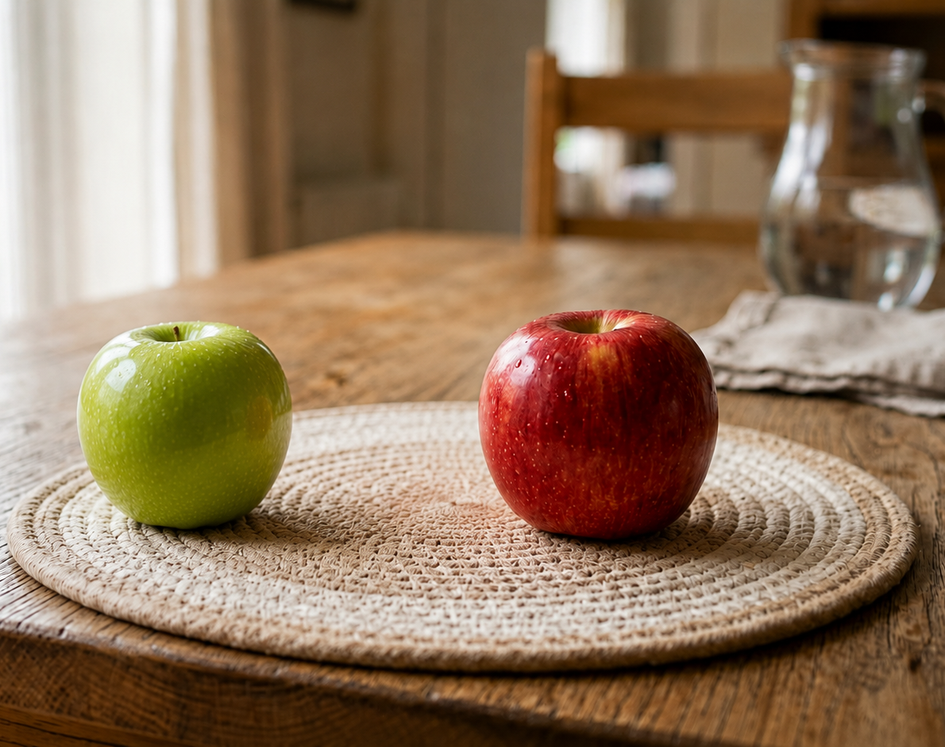
#> input picture src/images/two_apples1.png, 945 x 747 px, shrunk from 1190 x 941 before the run
$ python todo08_iou.py
#> lines starting #> are read from the running program, lines starting #| are printed output that depends on the picture; after the words box and inside, x2 and y2 are one past the last pixel; in counts of white or black regions, pixels touching at a corner belong together
"""Day06 과제 #3 — 두 Bounding Box의 IoU (Intersection over Union) 계산

출처: 04_DL-Object-Detection.ipynb (B. Intersection over Union (IoU))
    셀 [23]          draw_bbox()
    셀 [30]          TODO: (x, y, w, h) → (x1, y1, x2, y2) 변환 함수, IoU 계산 함수
    셀 [33]          get_contour(): Color Segmentation으로 빨간/초록 사과 Contour 추출
    셀 [34]~[40]     사과 이미지 3장에서 BBox를 그리고 IoU 계산
    셀 [42]          IoU 비교 출력

결과 그림은 화면에 띄우지 않고 results/08_iou_comparison.png로 저장한다.
"""

from pathlib import Path

import cv2
import matplotlib.pyplot as plt
import numpy as np

plt.switch_backend("Agg")  # 창을 띄우지 않고 파일로만 저장

REPO_ROOT = Path(__file__).resolve().parent.parent
IMAGE_DIR = REPO_ROOT / "src" / "images"
RESULTS_DIR = Path(__file__).resolve().parent / "results"

IMAGE_NAMES = ["two_apples1.png", "two_apples2.png", "two_apples3.png"]

RED_COLOR = (255, 0, 0)    # RGB
GREEN_COLOR = (0, 255, 0)  # RGB


# 셀 [30]
# TODO: 1) BBox 좌표를 (x,y,w,h)에서 (x1,y1,x2,y2)로 변환하는 함수 정의
# TODO: 2) IoU 계산 함수 정의
def convert_bbox_coord(bbox):
    """(x, y, w, h) 형식의 BBox를 (x1, y1, x2, y2) 형식으로 변환한다."""
    x, y, w, h = bbox

    # 우측 하단 좌표 = 좌측 상단 좌표 + 크기
    return x, y, x + w, y + h


def calculate_iou(bbox_a, bbox_b):
    """(x1, y1, x2, y2) 형식의 두 BBox의 IoU(교집합 넓이 / 합집합 넓이)를 반환한다."""
#> in detect_apples_iou, apples is the input picture: shape (747, 945, 3); mean B, G, R 93, 118.2, 144.5
    xa_1, ya_1, xa_2, ya_2 = bbox_a
    xb_1, yb_1, xb_2, yb_2 = bbox_b

    # 교집합 박스: 좌측 상단은 두 박스 중 더 안쪽(큰 값), 우측 하단도 더 안쪽(작은 값)
    intersection_x1 = max(xa_1, xb_1)
    intersection_y1 = max(ya_1, yb_1)
    intersection_x2 = min(xa_2, xb_2)
    intersection_y2 = min(ya_2, yb_2)

    # 겹치지 않으면 x2 - x1이 음수가 되므로 0으로 처리
    intersection_w = max(0, intersection_x2 - intersection_x1)
    intersection_h = max(0, intersection_y2 - intersection_y1)

    area_a = (xa_2 - xa_1) * (ya_2 - ya_1)
    area_b = (xb_2 - xb_1) * (yb_2 - yb_1)

    intersection_area = intersection_w * intersection_h
    # 두 넓이를 더하면 겹친 부분이 두 번 들어가므로 한 번 뺌
    union_area = area_a + area_b - intersection_area

    # TODO: ZeroDivisionError 주의
    # 두 박스 모두 넓이가 0이면 합집합도 0 → 겹친 것이 없으므로 0을 반환
    if union_area == 0:
        return 0.0

    return intersection_area / union_area


# 셀 [23]
def draw_bbox(img, coord1, coord2, color, thickness=3, txt=""):
    _, txt_h = cv2.getTextSize(txt, cv2.FONT_HERSHEY_SIMPLEX, 0.8, 2)[0]
    cv2.rectangle(img, coord1, coord2, color, thickness)
    cv2.putText(img, txt, (coord1[0], coord1[1] - txt_h + 15), cv2.FONT_HERSHEY_SIMPLEX, 0.8, color, 2)


# 셀 [33]
def get_contour(img_bgr):
    red_lower1 = np.array([0, 100, 50])
    red_upper1 = np.array([10, 255, 255])
    red_lower2 = np.array([170, 100, 50])
    red_upper2 = np.array([180, 255, 255])
    green_lower = np.array([25, 10, 30])
    green_upper = np.array([100, 255, 255])

    img_blr = cv2.GaussianBlur(img_bgr, (7, 7), 0)
    blr_hsv = cv2.cvtColor(img_blr, cv2.COLOR_BGR2HSV)
#> blr_hsv: shape (747, 945, 3); mean H, S, V 17.1, 117.6, 144.7

    red_mask1 = cv2.inRange(blr_hsv, red_lower1, red_upper1)
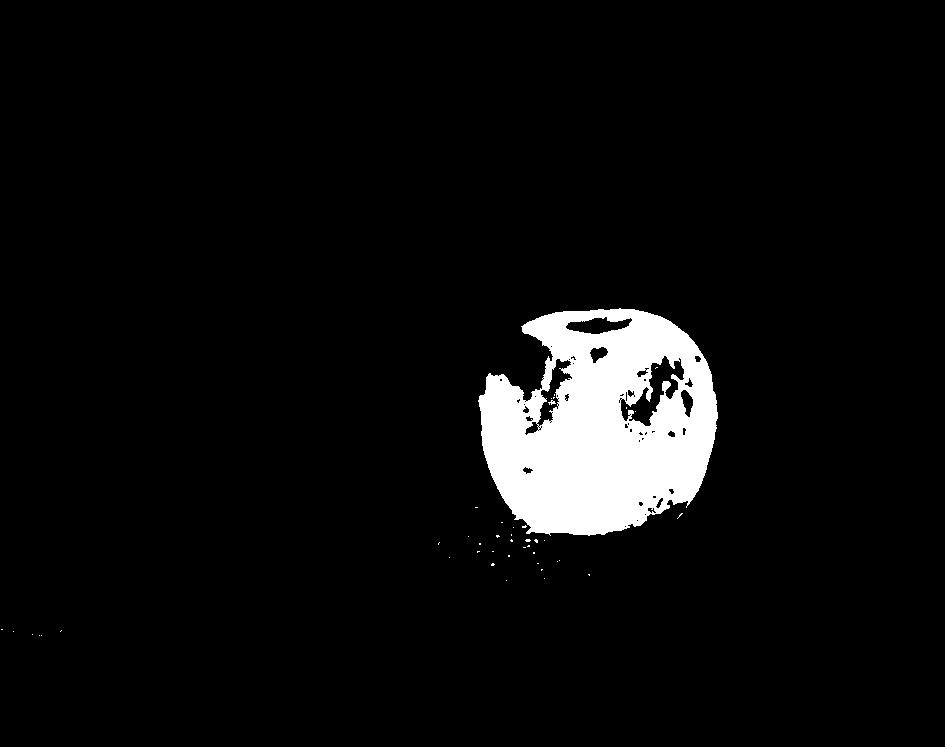
#> red_mask1: shape (747, 945); 5.4% white; 43 white regions (41 under 20 px), largest, box (x1, y1, x2, y2) and area: (478, 308, 718, 536) 37723, (548, 400, 556, 405) 20
    red_mask2 = cv2.inRange(blr_hsv, red_lower2, red_upper2)
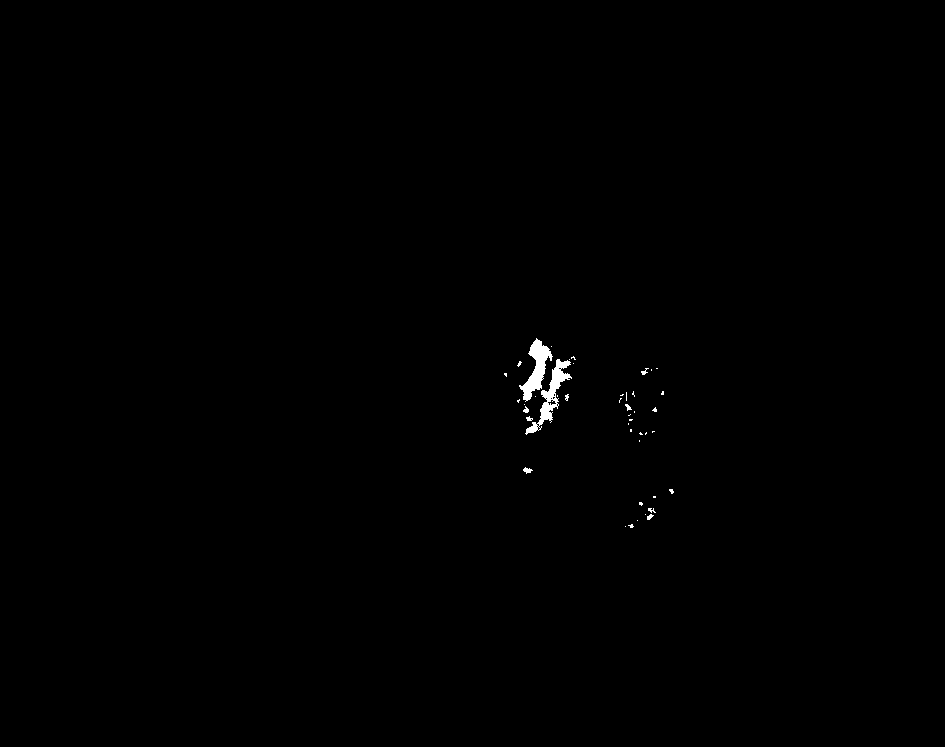
#> red_mask2: shape (747, 945); 0.29% white; 44 white regions (35 under 20 px), largest, box (x1, y1, x2, y2) and area: (525, 359, 572, 435) 851, (519, 338, 553, 402) 825, (523, 467, 533, 474) 38
    red_mask = cv2.bitwise_or(red_mask1, red_mask2)
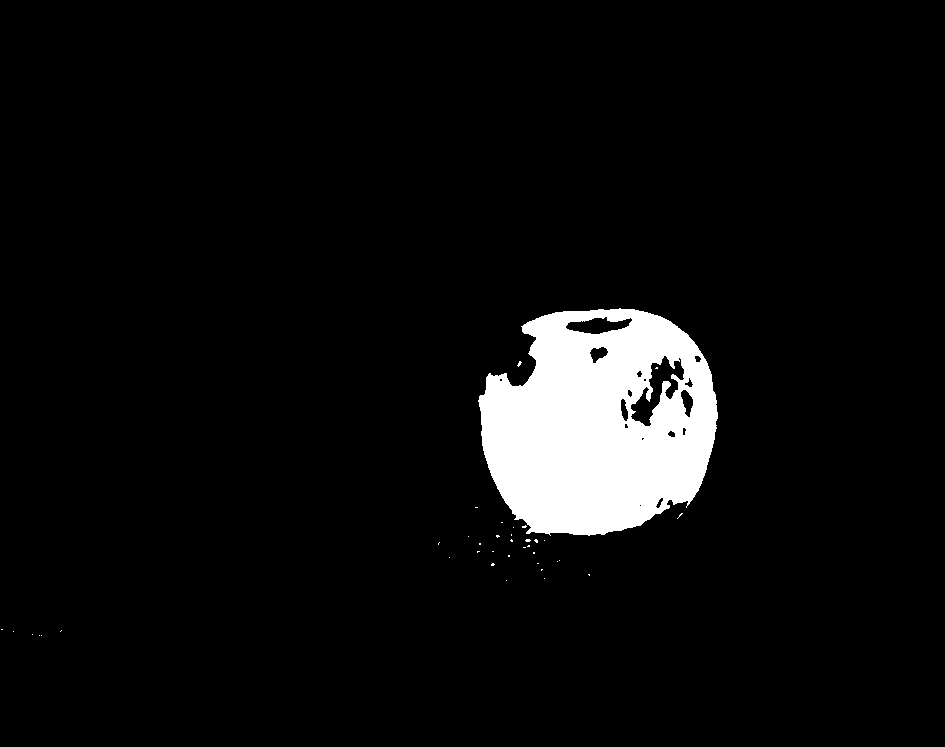
#> red_mask: shape (747, 945); 5.7% white; 38 white regions (37 under 20 px), largest, box (x1, y1, x2, y2) and area: (478, 308, 718, 536) 39805
    grn_mask = cv2.inRange(blr_hsv, green_lower, green_upper)
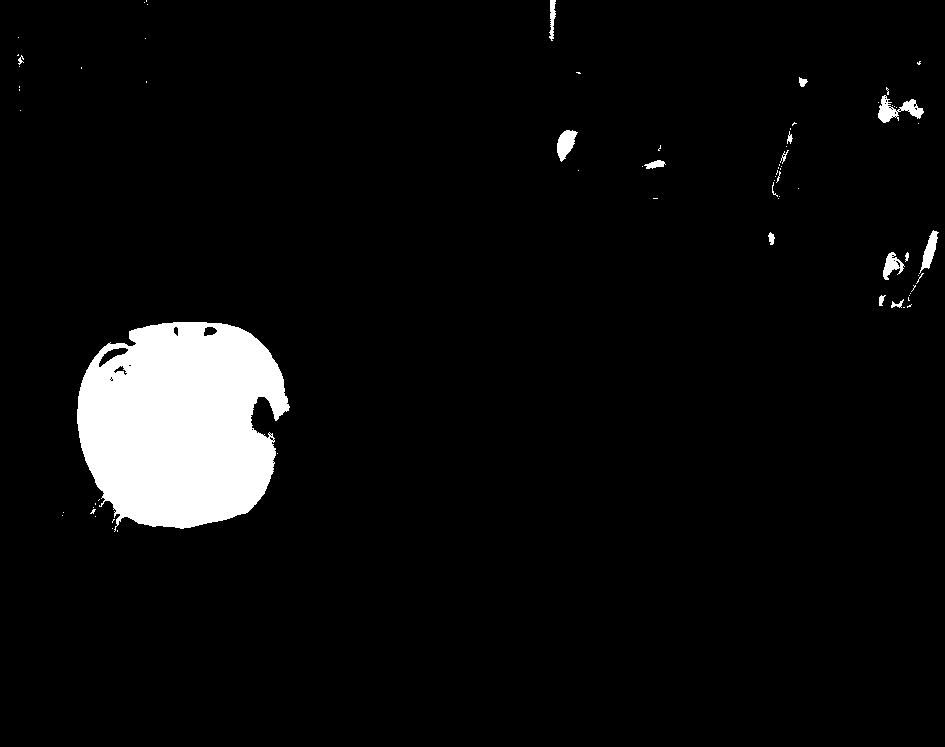
#> grn_mask: shape (747, 945); 5.2% white; 73 white regions (57 under 20 px)

    contours_red, _ = cv2.findContours(red_mask, cv2.RETR_EXTERNAL, cv2.CHAIN_APPROX_SIMPLE)
#> contours_red = 37 contours, 36 with area under 20; largest, box (x1, y1, x2, y2) and area: (478, 308, 718, 536) 42148
    contours_grn, _ = cv2.findContours(grn_mask, cv2.RETR_EXTERNAL, cv2.CHAIN_APPROX_SIMPLE)
#> contours_grn = 73 contours, 61 with area under 20; largest, box (x1, y1, x2, y2) and area: (77, 322, 290, 532) 34028, (878, 95, 924, 123) 504, (557, 130, 578, 162) 360, (919, 230, 939, 274) 293, (883, 252, 905, 280) 262

    cntr_red, cntr_grn = None, None

    if len(contours_red) > 0:
        cntr_red = max(contours_red, key=cv2.contourArea)
#> cntr_red = contour of 396 points, box (x1, y1, x2, y2) (478, 308, 718, 536), area 42148
    if len(contours_grn) > 0:
        cntr_grn = max(contours_grn, key=cv2.contourArea)
#> cntr_grn = contour of 436 points, box (x1, y1, x2, y2) (77, 322, 290, 532), area 34028

    return cntr_red, cntr_grn


def detect_apples_iou(image_path):
    """셀 [34]~[40]: 사과 두 개의 BBox를 그린 RGB 이미지와 두 BBox의 IoU를 반환한다."""
    apples = cv2.imread(str(image_path))

    if apples is None:
        raise FileNotFoundError(f"이미지를 읽을 수 없습니다: {image_path}")

    apples_rgb = cv2.cvtColor(apples, cv2.COLOR_BGR2RGB)

    cntr_red, cntr_grn = get_contour(apples)

    # cv2.boundingRect()는 (x, y, w, h) 형식
    bbox1 = cv2.boundingRect(cntr_red)
#> bbox1 = (478, 308, 240, 228)
    bbox2 = cv2.boundingRect(cntr_grn)
#> bbox2 = (77, 322, 213, 210)

    # cv2.rectangle()은 (x1, y1), (x2, y2) 좌표가 필요
    x_r1, y_r1, x_r2, y_r2 = convert_bbox_coord(bbox1)
#> in convert_bbox_coord, `x, y, w, h = bbox`: x = 478; y = 308; w = 240; h = 228
#> x_r1 = 478; y_r1 = 308; x_r2 = 718; y_r2 = 536
    x_g1, y_g1, x_g2, y_g2 = convert_bbox_coord(bbox2)
#> x_g1 = 77; y_g1 = 322; x_g2 = 290; y_g2 = 532

    draw_bbox(apples_rgb, (x_r1, y_r1), (x_r2, y_r2), RED_COLOR, txt="Red Apple")
    draw_bbox(apples_rgb, (x_g1, y_g1), (x_g2, y_g2), GREEN_COLOR, txt="Green Apple")
#> call 2 of draw_bbox, with coord1 = (77, 322), coord2 = (290, 532), color = (0, 255, 0), thickness = 3, txt = 'Green Apple'
#> in draw_bbox (call 2), `cv2.putText(img, txt, (coord1[0], coord1[1] - txt_h + 15), cv2.FONT_HE..`:
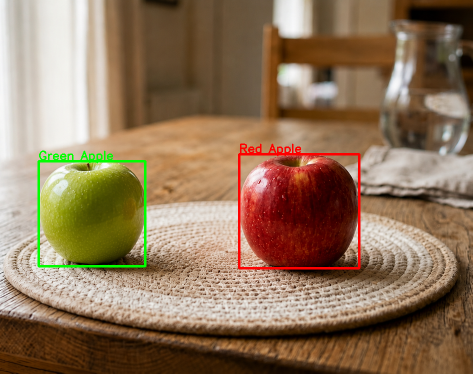
#> img: shape (747, 945, 3) (shown at 1/2 size); mean R, G, B 143.9, 117.9, 91.2

    iou = calculate_iou(convert_bbox_coord(bbox1), convert_bbox_coord(bbox2))
#> iou = 0

    return apples_rgb, iou


def main():
    # IoU 함수 자체 확인 (값을 손으로 계산할 수 있는 경우)
    print("Same box:", calculate_iou((0, 0, 10, 10), (0, 0, 10, 10)))       # 1.0
    print("No overlap:", calculate_iou((0, 0, 10, 10), (20, 20, 30, 30)))   # 0.0
    print("Half overlap:", calculate_iou((0, 0, 10, 10), (5, 0, 15, 10)))   # 50 / 150 = 0.333...
    print("Zero area:", calculate_iou((0, 0, 0, 0), (0, 0, 0, 0)))          # 0.0 (ZeroDivisionError 방지)
    print()

    results = []

    for image_name in IMAGE_NAMES:
        apples_rgb, iou = detect_apples_iou(IMAGE_DIR / image_name)
#> iou = 0
        results.append((apples_rgb, iou))
        print(f"{image_name} IoU: {iou:.4f}")
#| two_apples1.png IoU: 0.0000
#> pass 2 of the loop in main, `for image_name in IMAGE_NAMES:`:
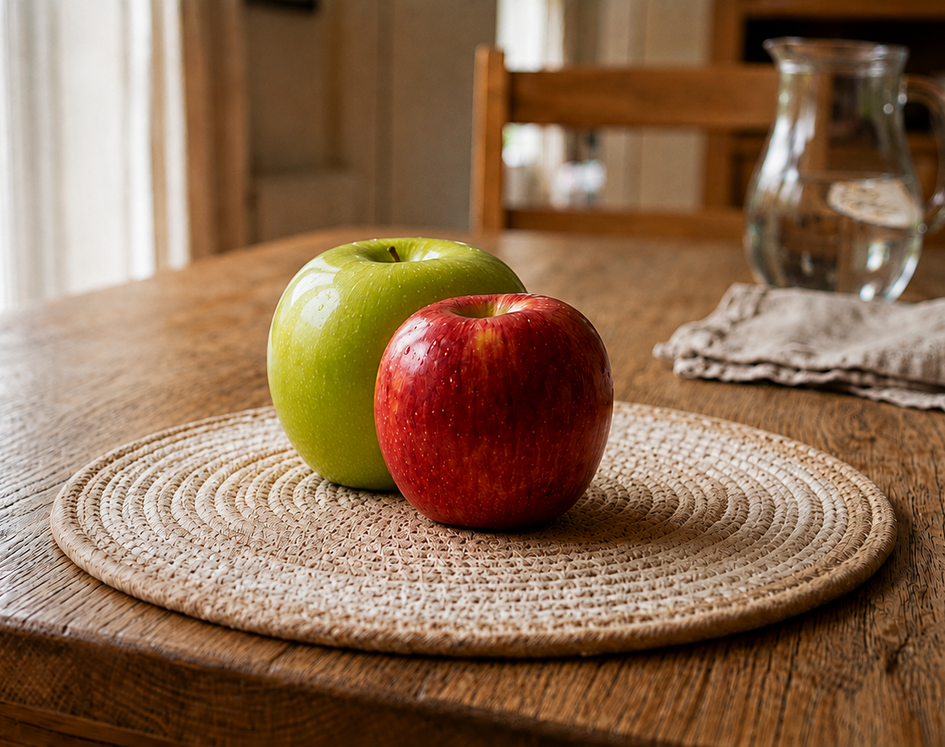
#> input picture src/images/two_apples2.png, 945 x 747 px, shrunk from 1190 x 941 before the run
#> in detect_apples_iou, apples is the input picture: shape (747, 945, 3); mean B, G, R 80.9, 107.5, 139.2
#> in get_contour (call 2), `red_mask1 = cv2.inRange(blr_hsv, red_lower1, red_upper1)`:
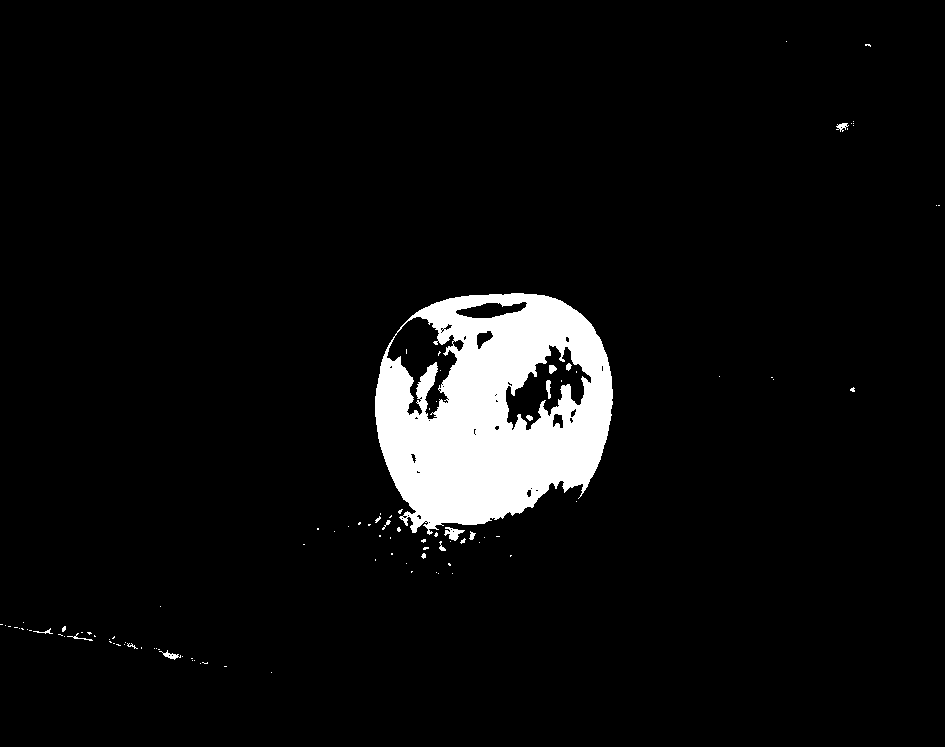
#> red_mask1: shape (747, 945); 5.4% white; 101 white regions (86 under 20 px), largest, box (x1, y1, x2, y2) and area: (375, 293, 613, 535) 37345, (444, 527, 465, 541) 146, (159, 650, 181, 660) 78
#> contours_red = 90 contours, 85 with area under 20; largest, box (x1, y1, x2, y2) and area: (375, 293, 613, 535) 44681, (444, 527, 465, 541) 115, (159, 650, 181, 660) 54, (836, 123, 849, 132) 38, (469, 531, 476, 540) 24
#> contours_grn = 35 contours, 23 with area under 20; largest, box (x1, y1, x2, y2) and area: (268, 238, 519, 488) 27794, (504, 125, 524, 153) 236, (883, 236, 918, 299) 212, (866, 244, 889, 269) 174, (758, 112, 785, 187) 105
#> in get_contour (call 2), `cntr_red = max(contours_red, key=cv2.contourArea)`: cntr_red = contour of 444 points, box (x1, y1, x2, y2) (375, 293, 613, 535), area 44681
#> in get_contour (call 2), `cntr_grn = max(contours_grn, key=cv2.contourArea)`: cntr_grn = contour of 475 points, box (x1, y1, x2, y2) (268, 238, 519, 488), area 27794
#> bbox1 = (375, 293, 238, 242)
#> bbox2 = (268, 238, 251, 250)
#> x_r1 = 375; y_r1 = 293; x_r2 = 613; y_r2 = 535
#> x_g1 = 268; y_g1 = 238; x_g2 = 519; y_g2 = 488
#> in draw_bbox (call 4), `cv2.putText(img, txt, (coord1[0], coord1[1] - txt_h + 15), cv2.FONT_HE..`:
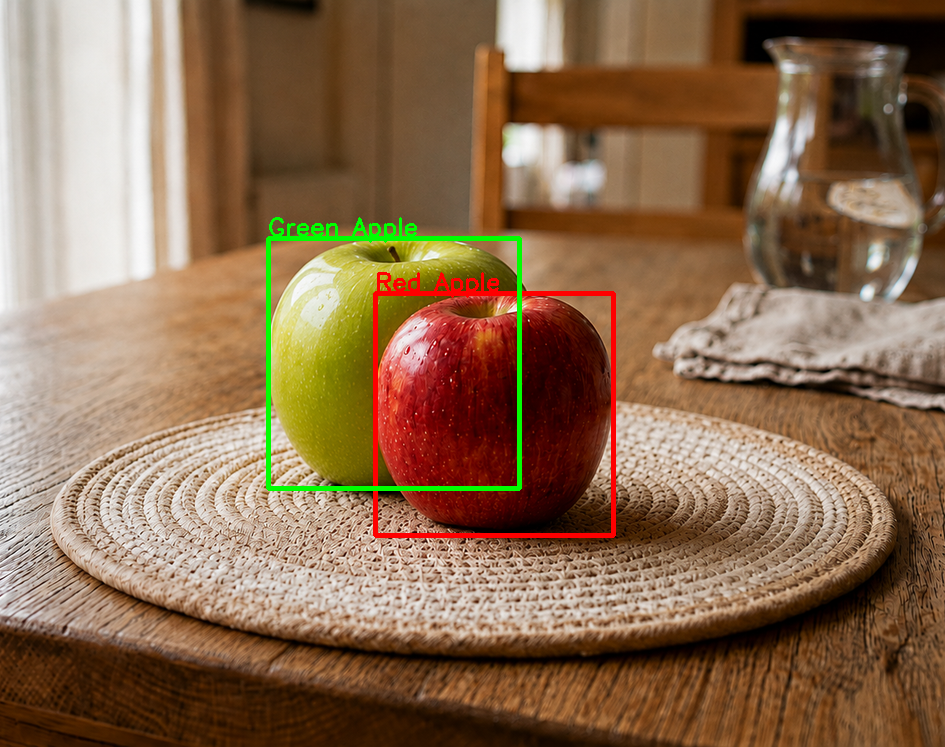
#> img: shape (747, 945, 3); mean R, G, B 139.1, 108.1, 80
#> in detect_apples_iou (call 2), `iou = calculate_iou(convert_bbox_coord(bbox1), convert_bbox_coord(bbox..`: iou = 0.304
#| two_apples2.png IoU: 0.3043

    # 셀 [42]
    RESULTS_DIR.mkdir(exist_ok=True)

    plt.figure(figsize=(16, 6))

    for i, (apples_rgb, iou) in enumerate(results):
        plt.subplot(1, 3, i + 1), plt.imshow(apples_rgb), plt.title(f"IoU: {iou:.4f}")
#> this loop made 3 passes
#> iou on passes 1 to 3: 0, 0.304, 0.483

    for ax in plt.gcf().axes:
        ax.axis("off")
#> this loop made 3 passes

    plt.savefig(RESULTS_DIR / "08_iou_comparison.png", bbox_inches="tight")
    print("Saved:", RESULTS_DIR / "08_iou_comparison.png")


if __name__ == "__main__":
    main()
